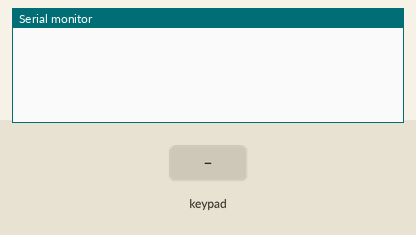
A sketch run on a simulated Arduino Uno, built with avr-gcc and run on an emulated ATmega328P. On the bench: the last lines printed to the serial monitor. Inputs (shaded band) come from the test bench.

Above: at 1.2 s.
1.3 s: key '1' pressed
At 2.5 s:
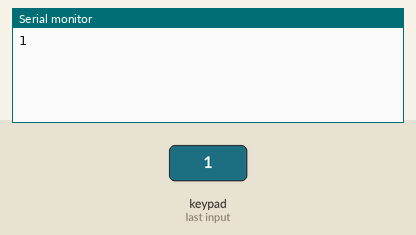
2.8 s: keypad keys 4 3 2 0 # pressed 0.4 s apart
At 5.5 s:
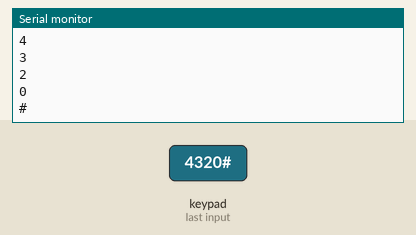
6.3 s: key '*' pressed
At 7.3 s:
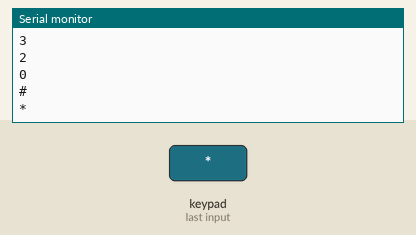
7.8 s: keypad keys 4 3 2 0 A pressed 0.4 s apart
At 9.9 s:
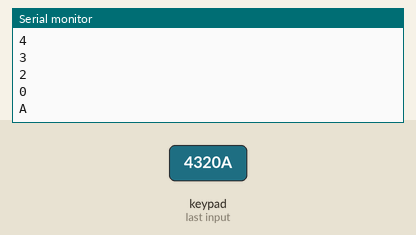
11.3 s: key 'B' pressed
At 11.9 s:
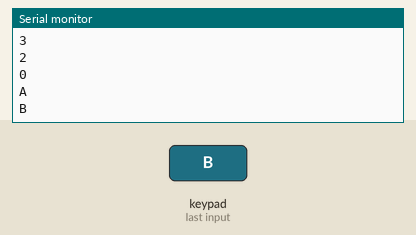
12.8 s: keypad keys 4 3 2 0 D pressed 0.4 s apart
At 15.7 s:
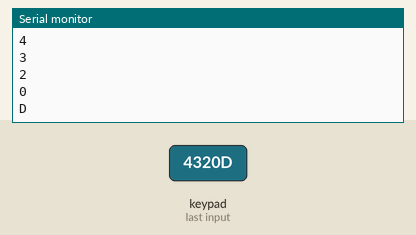
Timing chart, 0 to 17.2 s (numbered marks = the images above; inputs shaded):
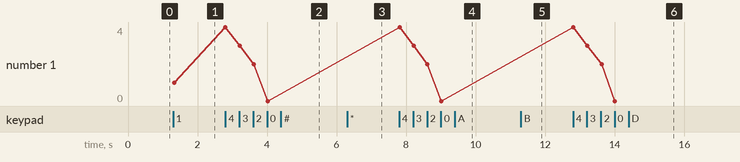

Measured:
- after the input at 1.3 s, the serial monitor: prints a new line at once (image 1)
- after the input at 2.8 s, the serial monitor: prints a new line at once (image 2)
- after the input at 6.3 s, the serial monitor: prints a new line at once (image 3)
- after the input at 7.8 s, the serial monitor: prints a new line at once (image 4)
- after the input at 11.3 s, the serial monitor: prints a new line at once (image 5)
- after the input at 12.8 s, the serial monitor: prints a new line at once (image 6)
- plotted number 1: 1 → 0 after the input at 2.8 s

The sketch:

UID_ino.ino
```cpp
/*
* Signal     Pin              Pin               Pin
*            Arduino Uno      Arduino Mega      MFRC522 board
* ------------------------------------------------------------
* Reset      9                5                 RST
* SPI SS     10               53                SDA
* SPI MOSI   11               52                MOSI
* SPI MISO   12               51                MISO
* SPI SCK    13               50                SCK
*/

#include <SPI.h>
#include <MFRC522.h>
#include <Keypad.h>

#define SS_PIN 10    //Arduino Uno
#define RST_PIN 9
MFRC522 mfrc522(SS_PIN, RST_PIN);        // Create MFRC522 instance.
MFRC522::MIFARE_Key key;//create a MIFARE_Key struct named 'key', which will hold the card information

const byte ROWS = 4; //four rows
const byte COLS = 4; //four columns

char hexaKeys[ROWS][COLS] = {
  {'1','4','7','*'},
  {'2','5','8','0'},
  {'3','6','9','#'},
  {'A','B','C','D'}
};

byte rowPins[ROWS] = {4, 3, 2, 0}; //connect to the row pinouts of the keypad                     wire from left to right
byte colPins[COLS] = {8, 7, 6, 5}; //connect to the column pinouts of the keypad

Keypad customKeypad = Keypad( makeKeymap(hexaKeys), rowPins, colPins, ROWS, COLS);


void setup()
{
       //Serial.begin(115200);        // Initialize serial communications with the PC
        Serial.begin(2000000);         // Initialize serial communications with Absurd baud rate lol
        SPI.begin();
        mfrc522.PCD_Init();

        for (byte i = 0; i < 6; i++) {
                key.keyByte[i] = 0xFF;//keyByte is defined in the "MIFARE_Key" 'struct' definition in the .h file of the library
        }
}

int block=2;//this is the block number we will write into and then read. Do not write into 'sector trailer' block, since this can make the block unusable.
byte readbackblock[18];//This array is used for reading out a block. The MIFARE_Read method requires a buffer that is at least 18 bytes to hold the 16 bytes of a block.
char rfiddata[18];


void loop()
{
    keyPad();

        // Look for new cards
	if ( ! mfrc522.PICC_IsNewCardPresent())
        {
         return;
	}

	// Select one of the cards
	if ( ! mfrc522.PICC_ReadCardSerial())
        {
          return;
	}
	// Dump debug info about the card; PICC_HaltA() is automatically called
        readBlock();
}


//void printUID()
//{
//  String rfidUid = "";
//
//        for (byte i = 0; i < mfrc522.uid.size; i++)
//        {
//          rfidUid += String(mfrc522.uid.uidByte[i],HEX);
//        }
//
//        rfidUid.toUpperCase();
//        Serial.print(rfidUid+"\r\n");
//        mfrc522.PICC_HaltA();
//}

void keyPad()
{
  char customKey = customKeypad.getKey();
  String iden = "\r\n";

        if (customKey)
        {
          Serial.print(customKey+iden);
        }
}

void readBlock()
{
         readBlock(block, readbackblock);//read the block back

         for (int j=0 ; j<16 ; j++)//print the block contents
         {
          rfiddata[j]  = readbackblock[j]; // put the character in the next free slot.
         }
         Serial.println(rfiddata);
}
```

functions.ino
```cpp
int readBlock(int blockNumber, byte arrayAddress[])
{
  int largestModulo4Number=blockNumber/4*4;
  int trailerBlock=largestModulo4Number+3;//determine trailer block for the sector

  /*****************************************authentication of the desired block for access***********************************************************/
  byte status = mfrc522.PCD_Authenticate(MFRC522::PICC_CMD_MF_AUTH_KEY_A, trailerBlock, &key, &(mfrc522.uid));
  //byte PCD_Authenticate(byte command, byte blockAddr, MIFARE_Key *key, Uid *uid);
  //this method is used to authenticate a certain block for writing or reading
  //command: See enumerations above -> PICC_CMD_MF_AUTH_KEY_A	= 0x60 (=1100000),		// this command performs authentication with Key A
  //blockAddr is the number of the block from 0 to 15.
  //MIFARE_Key *key is a pointer to the MIFARE_Key struct defined above, this struct needs to be defined for each block. New cards have all A/B= FF FF FF FF FF FF
  //Uid *uid is a pointer to the UID struct that contains the user ID of the card.
  if (status != MFRC522::STATUS_OK) {
         Serial.print("PCD_Authenticate() failed (read): ");
         Serial.println(mfrc522.GetStatusCodeName(status));
         return 3;//return "3" as error message
  }
  //it appears the authentication needs to be made before every block read/write within a specific sector.
  //If a different sector is being authenticated access to the previous one is lost.


  /*****************************************reading a block***********************************************************/

  byte buffersize = 18;//we need to define a variable with the read buffer size, since the MIFARE_Read method below needs a pointer to the variable that contains the size...
  status = mfrc522.MIFARE_Read(blockNumber, arrayAddress, &buffersize);//&buffersize is a pointer to the buffersize variable; MIFARE_Read requires a pointer instead of just a number

  if (status != MFRC522::STATUS_OK) {
          Serial.print("MIFARE_read() failed: ");
          Serial.println(mfrc522.GetStatusCodeName(status));
          return 4;//return "4" as error message
  }
  //Serial.println("block was read");
           // Halt PICC
         mfrc522.PICC_HaltA();
         // Stop encryption on PCD
         mfrc522.PCD_StopCrypto1();

}
```
